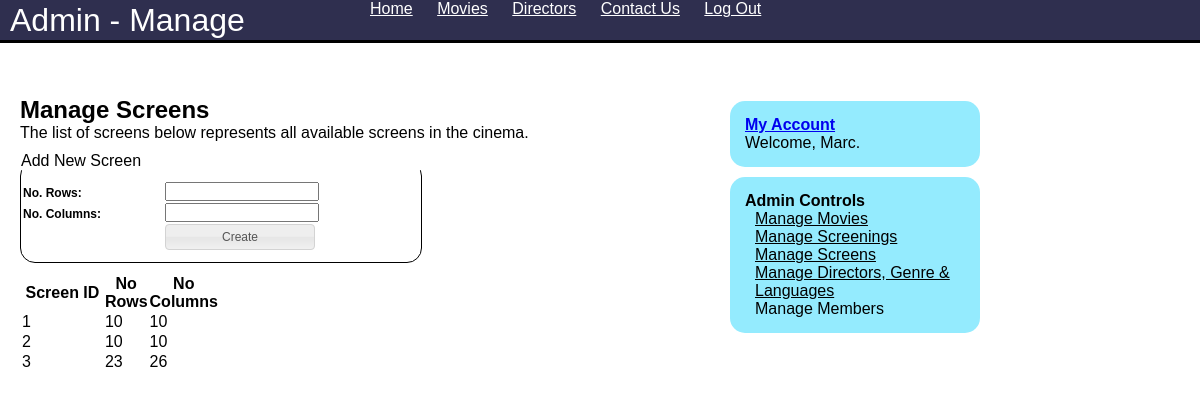
The page /managescreens.php (signed in) on the database its author committed.
### tables this page shows
CREATE TABLE IF NOT EXISTS `screens` (
  `ScreenID` int(11) NOT NULL AUTO_INCREMENT,
  `NoRows` int(11) NOT NULL,
  `NoColumns` int(11) NOT NULL,
  PRIMARY KEY (`ScreenID`)
);

### Classes/DB.php (called while the page is built, shortened)
<?php
	class DB {
		private $conn;
		private static $obj;
		private $DB_HOST = 'localhost';
		private $DB_PASS = '';
		private $DB_USER = 'root';
		public function __construct() {
			$this->conn = mysql_connect($this->DB_HOST, $this->DB_USER, $this->DB_PASS) or die(mysql_error());
		}
		public static function getInstance() {
			if (self::$obj == null)
				self::$obj = new DB;
			return self::$obj;
		}
		public function getArrayFromDB($Sql){
			try{
				unset($toReturn);
				if ($this->conn != null) {
						$results = mysql_query($Sql) or die(mysql_error());
						$toReturn = array();
						while ($row = mysql_fetch_assoc($results)) {
							array_push($toReturn,$row);
						}
					} else {
						throw new Exception('No DB Connection');
					}
					return $toReturn;
			} catch (Exception $e) {
			}
		}
		public function getDataRow($sql){
			try{
				$result = mysql_query($sql) or die(mysql_error());
				return mysql_fetch_array($result);
			}catch (Exeception $e){
			}
		}
	}
?>

### App.php (called while the page is built, shortened)
<?php
	require_once('Classes/DB.php');
	require_once('Classes/Page.php');
	class App {
		public static function getDB() {
			return DB::getInstance();
		}
	}
?>

### Classes/Screen.php (called while the page is built, shortened)
<?php
require_once('App.php');
class Screen {
	function __construct($NoRows = "", $NoColumns) {
		$this->conn = App::getDB();
	}
	public function populateId($ScreenID){
		$sql = "SELECT * FROM screens WHERE ScreenID = '".mysql_real_escape_string($ScreenID)."'";
		$row = $this->conn->getDataRow($sql);
	}
	public function getRow($row){
		$this->NoRows = $row['NoRows'];
		$this->NoColumns = $row['NoColumns'];
	}
}
?>

### managescreens.php (the view, shortened to what this page needs)
<?php
	require_once('App.php');
	require_once('Classes/Screen.php');
?>
<h2>Manage Screens</h2>
<p>The list of screens below represents all available screens in the cinema.</p>
<?php
	$screensArr = App::getDB()->getArrayFromDB("SELECT ScreenID FROM Screens");
		foreach($screensArr as $arr) {
			$screen = new Screen(null,null);
			$screen->populateId($arr['ScreenID']);
			$screensHtml .= "<tr id=\"".$arr['ScreenID']."\">" . PHP_EOL;
			$screensHtml .= "	<td>".$arr['ScreenID']."</td>" . PHP_EOL;
			$screensHtml .= "	<td>".$screen->NoRows."</td>" . PHP_EOL;
			$screensHtml .= "	<td>".$screen->NoColumns."</td>" . PHP_EOL;
			$screensHtml .= "</tr>" . PHP_EOL;
		}
?>
<fieldset>
	<legend>Add New Screen</legend>
	<form id="createScreenFrm"  method="post" action="?do=create">
		<table style="width:300px;">
			<tr>
				<td><label for="NoRows">No. Rows:</label></td>
				<td><input id="NoRows" name="NoRows"  type="text" value="<?=$_POST['NoRows'] ?>"  title="Enter the number of rows in the cinema" /></td>
			</tr>
			<tr>
				<td><label for="password1">No. Columns:</label></td>
				<td><input id="NoColumns" name="NoColumns"  type="text" value="<?=$_POST['NoColumns'] ?>"  title="Enter the number of columns in the cinema" /></td>
			</tr>
			<tr><td></td><td><input type="submit" id="submitBtn" value="Create" /></td></tr>
		</table>
	</form>
</fieldset>
<table id="screenList" style="width:200px;">
	<thead>
		<tr>
			<th>Screen ID</th>
			<th>No Rows</th>
			<th>No Columns</th>
		</tr>
	</thead>
	<tbody>
		<?=$screensHtml;?>
	</tbody>
</table>

### style.css (style rules this page uses)
* { font-family: Arial; width:100%; margin:0; padding:0; }
p { font-size: 1em; }
input { width:150px; }
table { margin:10px 0 10px 0; }
label { font-weight:bold; font-size:12px; }
.ui-button { font-size:12px!important; }
fieldset { border:1px solid #000; -moz-border-radius: 15px; border-radius: 15px; margin:10px 0 0 0; width:400px; }

### rows shown on the page
screens: ScreenID "1", NoRows "10", NoColumns "10"
screens: ScreenID "2", NoRows "10", NoColumns "10"
screens: ScreenID "3", NoRows "23", NoColumns "26"

### other values the page prints
$this->title "Admin - Manage Screens"
$member->forename "Marc"
